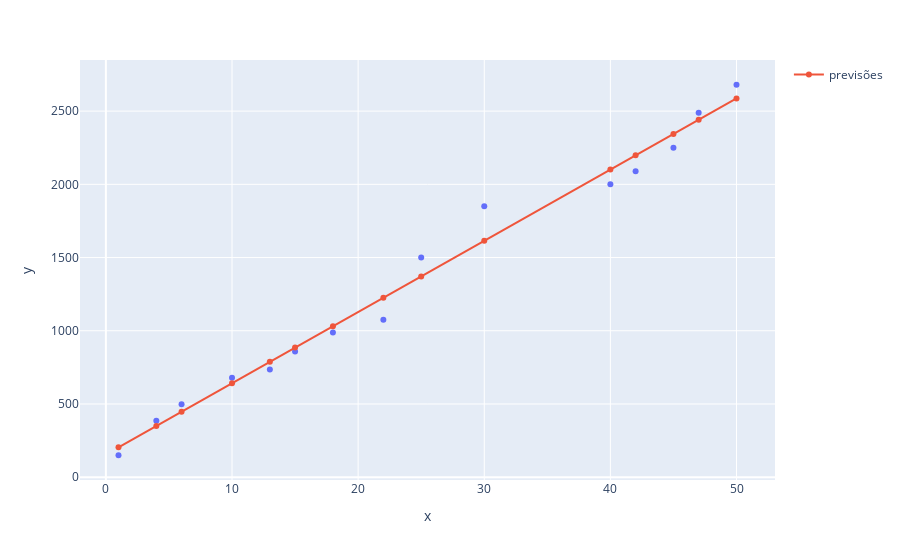

Notebook code for this chart:
### Code cell
grafico = px.scatter(x = X_custo_diaria.ravel(), y = y_custo_diaria)
grafico.add_scatter(x = X_custo_diaria.ravel(), y = previsao_precos, name= 'previsões')
grafico.show()

### Figure 1 — Plotly figure (JSON) as saved in the notebook; plotly's stock layout.template omitted (floating-point values rounded to 4 significant figures)
{"data": [{"hovertemplate": "x=%{x}<br>y=%{y}<extra></extra>", "legendgroup": "", "marker": {"color": "#636efa", "symbol": "circle"}, "mode": "markers", "name": "", "orientation": "v", "showlegend": false, "type": "scatter", "x": [1, 4, 6, 10, 13, 15, 18, 22, 25, 30, 40, 42, 45, 47, 50], "xaxis": "x", "y": [150, 385, 499, 680, 735, 859, 989, 1075, 1500, 1850, 2000, 2089, 2250, 2488, 2680], "yaxis": "y"}, {"name": "previsões", "type": "scatter", "x": [1, 4, 6, 10, 13, 15, 18, 22, 25, 30, 40, 42, 45, 47, 50], "y": [204.5, 350.4, 447.6, 642.1, 787.9, 885.1, 1031.0, 1225.0, 1371.0, 1614.0, 2101.0, 2198.0, 2344.0, 2441.0, 2587.0]}], "layout": {"legend": {"tracegroupgap": 0}, "margin": {"t": 60}, "xaxis": {"anchor": "y", "domain": [0, 1], "title": {"text": "x"}}, "yaxis": {"anchor": "x", "domain": [0, 1], "title": {"text": "y"}}}}
